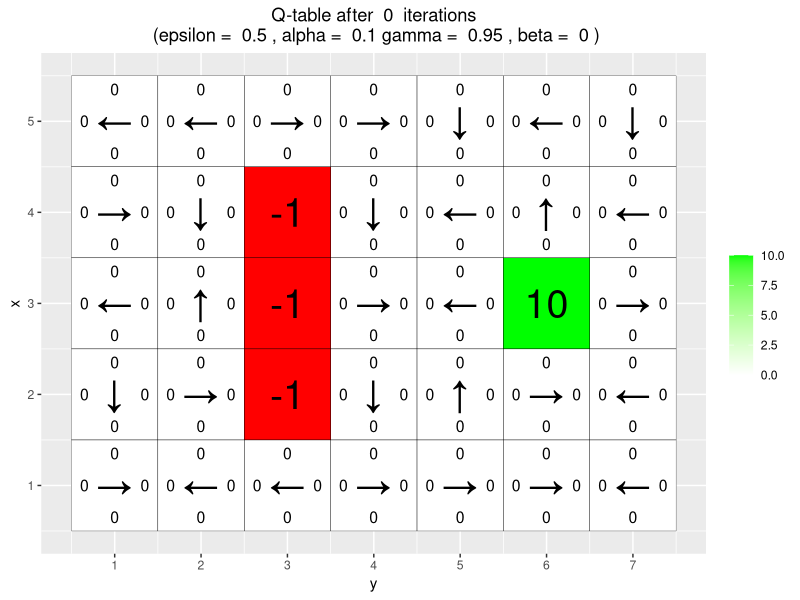
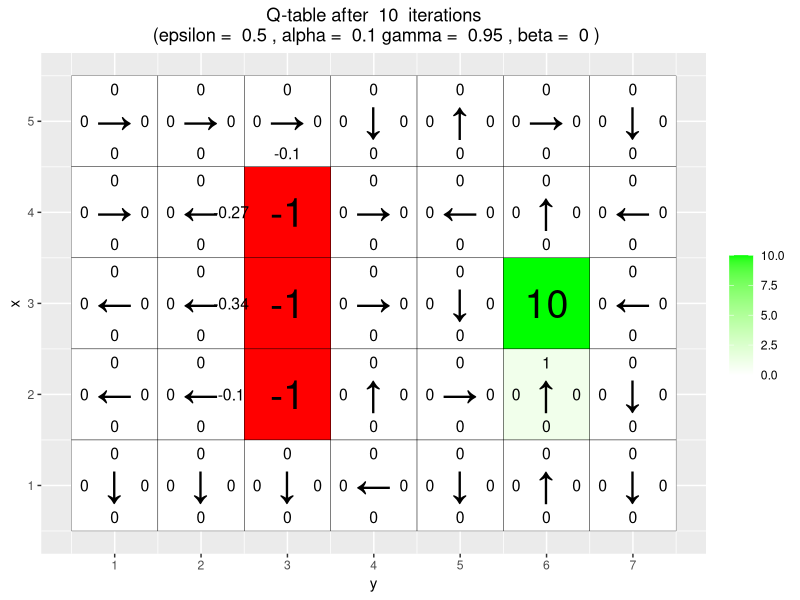
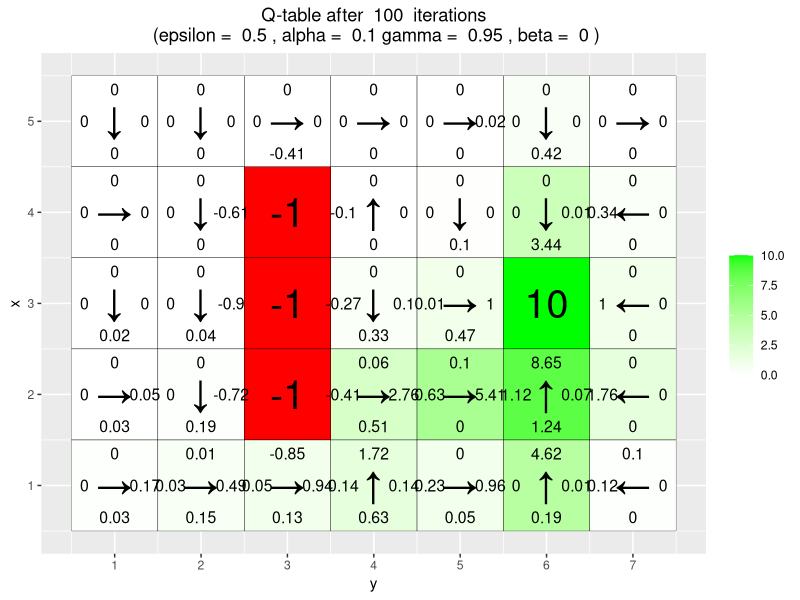
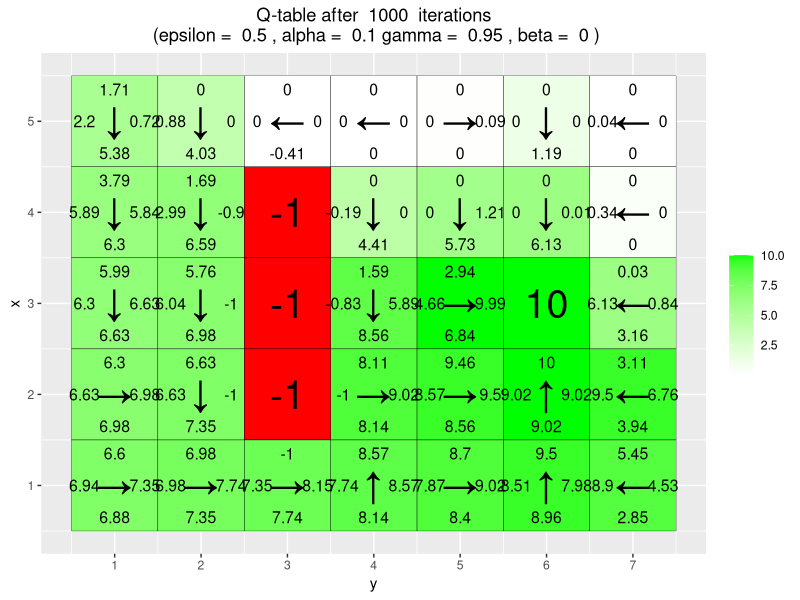
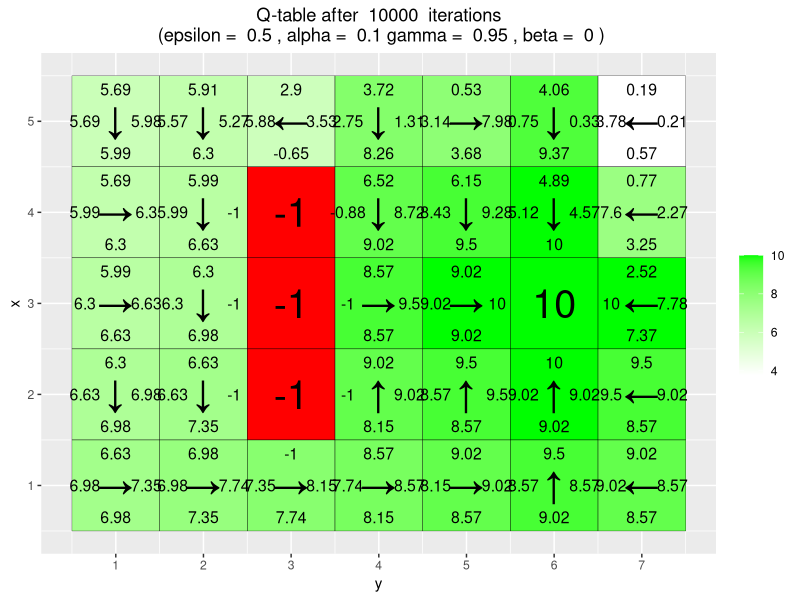
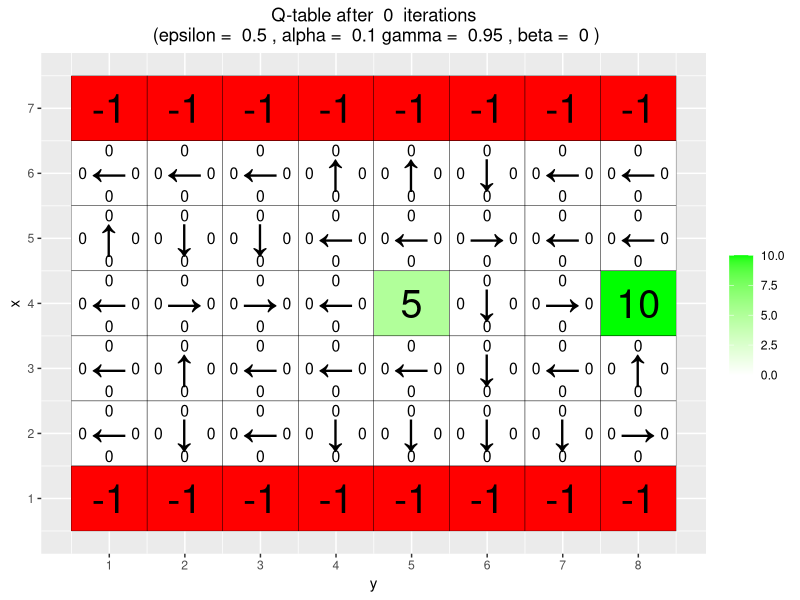
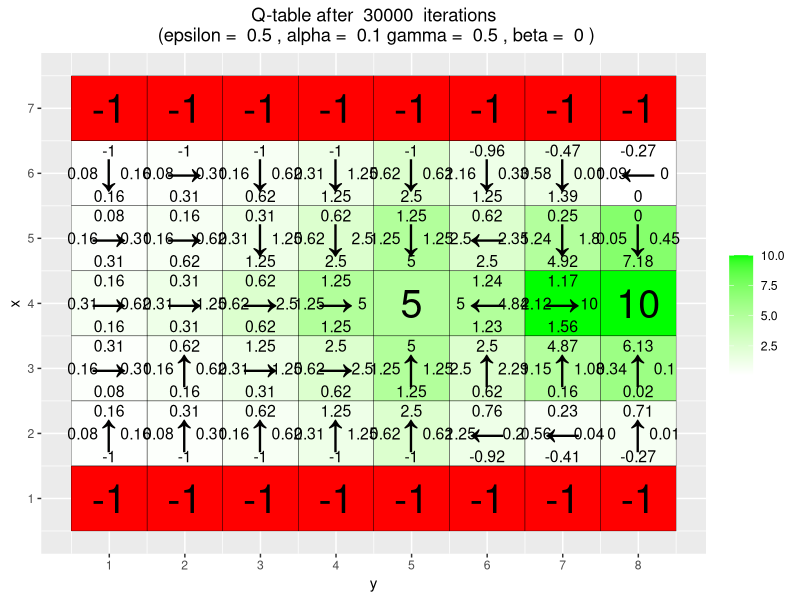
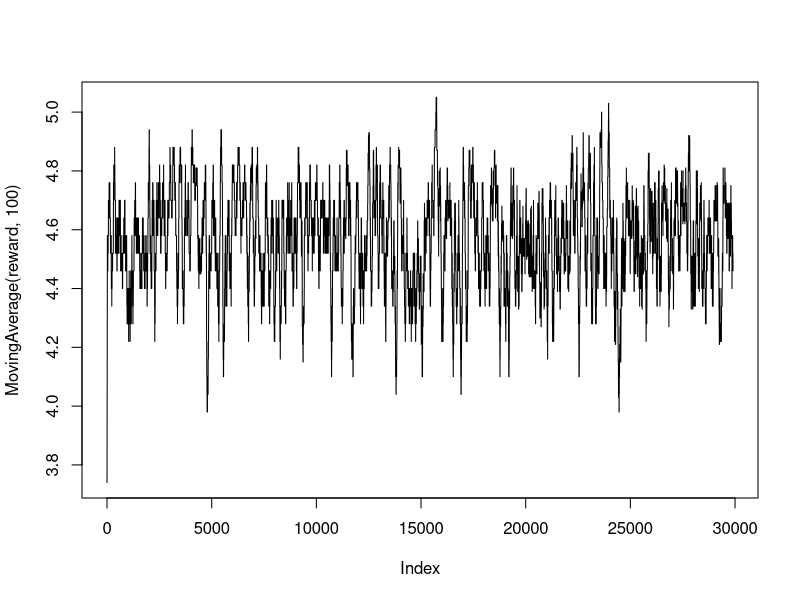

Generate these figures, in order, with R: (Note: a time limit stopped this script after it produced the figures.)
# By Jose M. Pe?a and Joel Oskarsson.
# For teaching purposes.
# jose.m.pena@liu.se.

#####################################################################################################
# Q-learning
#####################################################################################################

 # install.packages("ggplot2")
 # install.packages("vctrs")
library(ggplot2)

# If you do not see four arrows in line 16, then do the following:
# File/Reopen with Encoding/UTF-8
set.seed(12345)

arrows <- c("↑", "→", "↓", "←")
action_deltas <- list(c(1,0), # up
                      c(0,1), # right
                      c(-1,0), # down
                      c(0,-1)) # left

vis_environment <- function(iterations=0, epsilon = 0.5, alpha = 0.1, gamma = 0.95, beta = 0){
  
  # Visualize an environment with rewards. 
  # Q-values for all actions are displayed on the edges of each tile.
  # The (greedy) policy for each state is also displayed.
  # 
  # Args:
  #   iterations, epsilon, alpha, gamma, beta (optional): for the figure title.
  #   reward_map (global variable): a HxW array containing the reward given at each state.
  #   q_table (global variable): a HxWx4 array containing Q-values for each state-action pair.
  #   H, W (global variables): environment dimensions.
  
  df <- expand.grid(x=1:H,y=1:W)
  foo <- mapply(function(x,y) ifelse(reward_map[x,y] == 0,q_table[x,y,1],NA),df$x,df$y)
  df$val1 <- as.vector(round(foo, 2))
  foo <- mapply(function(x,y) ifelse(reward_map[x,y] == 0,q_table[x,y,2],NA),df$x,df$y)
  df$val2 <- as.vector(round(foo, 2))
  foo <- mapply(function(x,y) ifelse(reward_map[x,y] == 0,q_table[x,y,3],NA),df$x,df$y)
  df$val3 <- as.vector(round(foo, 2))
  foo <- mapply(function(x,y) ifelse(reward_map[x,y] == 0,q_table[x,y,4],NA),df$x,df$y)
  df$val4 <- as.vector(round(foo, 2))
  foo <- mapply(function(x,y) 
    ifelse(reward_map[x,y] == 0,arrows[GreedyPolicy(x,y)],reward_map[x,y]),df$x,df$y)
  df$val5 <- as.vector(foo)
  foo <- mapply(function(x,y) ifelse(reward_map[x,y] == 0,max(q_table[x,y,]),
                                     ifelse(reward_map[x,y]<0,NA,reward_map[x,y])),df$x,df$y)
  df$val6 <- as.vector(foo)
  
  print(ggplot(df,aes(x = y,y = x)) +
          scale_fill_gradient(low = "white", high = "green", na.value = "red", name = "") +
          geom_tile(aes(fill=val6)) +
          geom_text(aes(label = val1),size = 4,nudge_y = .35,na.rm = TRUE) +
          geom_text(aes(label = val2),size = 4,nudge_x = .35,na.rm = TRUE) +
          geom_text(aes(label = val3),size = 4,nudge_y = -.35,na.rm = TRUE) +
          geom_text(aes(label = val4),size = 4,nudge_x = -.35,na.rm = TRUE) +
          geom_text(aes(label = val5),size = 10) +
          geom_tile(fill = 'transparent', colour = 'black') + 
          ggtitle(paste("Q-table after ",iterations," iterations\n",
                        "(epsilon = ",epsilon,", alpha = ",alpha,"gamma = ",gamma,", beta = ",beta,")")) +
          theme(plot.title = element_text(hjust = 0.5)) +
          scale_x_continuous(breaks = c(1:W),labels = c(1:W)) +
          scale_y_continuous(breaks = c(1:H),labels = c(1:H)))
  
}

GreedyPolicy <- function(x, y){
  
  # Get a greedy action for state (x,y) from q_table.
  #
  # Args:
  #   x, y: state coordinates.
  #   q_table (global variable): a HxWx4 array containing Q-values for each state-action pair.
  # 
  # Returns:
  #   An action, i.e. integer in {1,2,3,4}.
  
  # Your code here.
  maxValues <- which(q_table[x, y, 1:4] == max(q_table[x,y,1:4]))
  if(length(maxValues)>1){
    nextMove <- sample(maxValues, 1)
    return(nextMove)
  }else{
    return(maxValues)
  }
  
  
}

EpsilonGreedyPolicy <- function(x, y, epsilon){
  
  # Get an epsilon-greedy action for state (x,y) from q_table.
  #
  # Args:
  #   x, y: state coordinates.
  #   epsilon: probability of acting randomly.
  # 
  # Returns:
  #   An action, i.e. integer in {1,2,3,4}.
  
  # Your code here.
  randGen <- runif(1,0,1)
  if(randGen >= epsilon){
    return(GreedyPolicy(x,y))
  } else {
    nextMove <- sample(1:4,1)
    return(nextMove)
  }
  
  
}

transition_model <- function(x, y, action, beta){
  
  # Computes the new state after given action is taken. The agent will follow the action 
  # with probability (1-beta) and slip to the right or left with probability beta/2 each.
  # 
  # Args:
  #   x, y: state coordinates.
  #   action: which action the agent takes (in {1,2,3,4}).
  #   beta: probability of the agent slipping to the side when trying to move.
  #   H, W (global variables): environment dimensions.
  # 
  # Returns:
  #   The new state after the action has been taken.
  
  delta <- sample(-1:1, size = 1, prob = c(0.5*beta,1-beta,0.5*beta))
  final_action <- ((action + delta + 3) %% 4) + 1
  foo <- c(x,y) + unlist(action_deltas[final_action])
  foo <- pmax(c(1,1),pmin(foo,c(H,W)))
  
  return (foo)
}

q_learning <- function(start_state, epsilon = 0.5, alpha = 0.1, gamma = 0.95, 
                       beta = 0){
  
  # Perform one episode of Q-learning. The agent should move around in the 
  # environment using the given transition model and update the Q-table.
  # The episode ends when the agent reaches a terminal state.
  # 
  # Args:
  #   start_state: array with two entries, describing the starting position of the agent.
  #   epsilon (optional): probability of acting greedily.
  #   alpha (optional): learning rate.
  #   gamma (optional): discount factor.
  #   beta (optional): slipping factor.
  #   reward_map (global variable): a HxW array containing the reward given at each state.
  #   q_table (global variable): a HxWx4 array containing Q-values for each state-action pair.
  # 
  # Returns:
  #   reward: reward received in the episode.
  #   correction: sum of the temporal difference correction terms over the episode.
  #   q_table (global variable): Recall that R passes arguments by value. So, q_table being
  #   a global variable can be modified with the superassigment operator <<-.
  
  # Your code here.
  
  currState <- start_state
  episode_correction=0
  
  repeat{
    # Follow policy, execute action, get reward.
    x <- currState[1]
    y <- currState[2]
    nextAction <- EpsilonGreedyPolicy(x, y, epsilon)
    nextState <- transition_model(x, y, nextAction, beta)
    next_x <- nextState[1]
    next_y <- nextState[2]
    reward <- reward_map[next_x,next_y]
    # Q-table update.
    temporal_diff = reward + gamma * max(q_table[next_x,next_y, ])
    q_table[x,y,nextAction] <<- q_table[x,y,nextAction] +
      alpha*(temporal_diff - q_table[x,y,nextAction])
    episode_correction = episode_correction + temporal_diff
    
    if(reward!=0)
      # End episode.
      return (c(reward,episode_correction))
    currState <- nextState
  }
  
}

#####################################################################################################
# Q-Learning Environments
#####################################################################################################

# Environment A (learning)

H <- 5
W <- 7

reward_map <- matrix(0, nrow = H, ncol = W)
reward_map[3,6] <- 10
reward_map[2:4,3] <- -1

q_table <- array(0,dim = c(H,W,4))

vis_environment()

for(i in 1:10000){
  foo <- q_learning(start_state = c(3,1))
  
  if(any(i==c(10,100,1000,10000)))
    vis_environment(i)
}

# Environment B (the effect of epsilon and gamma)

H <- 7
W <- 8

reward_map <- matrix(0, nrow = H, ncol = W)
reward_map[1,] <- -1
reward_map[7,] <- -1
reward_map[4,5] <- 5
reward_map[4,8] <- 10

q_table <- array(0,dim = c(H,W,4))

vis_environment()

MovingAverage <- function(x, n){
  
  cx <- c(0,cumsum(x))
  rsum <- (cx[(n+1):length(cx)] - cx[1:(length(cx) - n)]) / n
  
  return (rsum)
}

for(j in c(0.5,0.75,0.95)){
  q_table <- array(0,dim = c(H,W,4))
  reward <- NULL
  correction <- NULL
  
  for(i in 1:30000){
    foo <- q_learning(gamma = j, start_state = c(4,1))
    reward <- c(reward,foo[1])
    correction <- c(correction,foo[2])
  }
  
  vis_environment(i, gamma = j)
  plot(MovingAverage(reward,100),type = "l")
  plot(MovingAverage(correction,100),type = "l")
}

for(j in c(0.5,0.75,0.95)){
  q_table <- array(0,dim = c(H,W,4))
  reward <- NULL
  correction <- NULL
  
  for(i in 1:30000){
    foo <- q_learning(epsilon = 0.1, gamma = j, start_state = c(4,1))
    reward <- c(reward,foo[1])
    correction <- c(correction,foo[2])
  }
  
  vis_environment(i, epsilon = 0.1, gamma = j)
  plot(MovingAverage(reward,100),type = "l")
  plot(MovingAverage(correction,100),type = "l")
}

# Environment C (the effect of beta).

H <- 3
W <- 6

reward_map <- matrix(0, nrow = H, ncol = W)
reward_map[1,2:5] <- -1
reward_map[1,6] <- 10

q_table <- array(0,dim = c(H,W,4))

vis_environment()

for(j in c(0,0.2,0.4,0.66)){
  q_table <- array(0,dim = c(H,W,4))
  
  for(i in 1:10000)
    foo <- q_learning(gamma = 0.6, beta = j, start_state = c(1,1))
  
  vis_environment(i, gamma = 0.6, beta = j)
}
